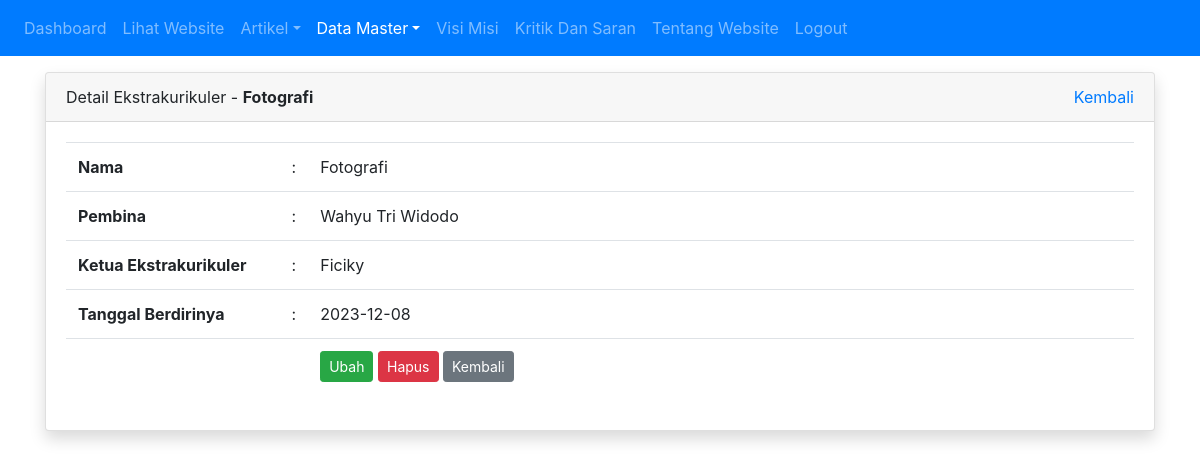
Page /admin/ekskul/detail_ekskul.php?id=2 (signed in) on the committed database.
### tables this page shows
CREATE TABLE `tbl_ekskul` (
  `id` int(11) NOT NULL,
  `nama_ekskul` varchar(50) DEFAULT NULL,
  `pembina` int(11) DEFAULT NULL,
  `ketua_ekskul` varchar(255) NOT NULL,
  `tanggal_berdiri` date DEFAULT NULL
);

CREATE TABLE `tbl_guru` (
  `id` int(11) NOT NULL,
  `nama` varchar(100) DEFAULT NULL,
  `nip` int(10) DEFAULT NULL,
  `jenis_kelamin` enum('L','P') DEFAULT NULL,
  `no_hp` varchar(12) DEFAULT NULL,
  `tempat_lahir` varchar(50) DEFAULT NULL,
  `tanggal_lahir` date DEFAULT NULL,
  `id_mapel` int(11) DEFAULT NULL,
  `alamat` varchar(100) DEFAULT NULL,
  `foto` varchar(100) DEFAULT NULL
);

### admin/ekskul/detail_ekskul.php (the view, shortened to what this page needs)
<?php
require_once '../../koneksi.php';
$id = $_GET['id'];
$query = mysqli_query($koneksi, "SELECT tbl_ekskul.id,tbl_ekskul.nama_ekskul,tbl_ekskul.ketua_ekskul ,tbl_ekskul.tanggal_berdiri,tbl_ekskul.pembina, tbl_guru.nama,tbl_guru.id AS id_pembina FROM tbl_ekskul LEFT JOIN tbl_guru on tbl_ekskul.pembina = tbl_guru.id  WHERE tbl_ekskul.id = $id");
$row = mysqli_fetch_assoc($query);
?>
<!DOCTYPE html>
<html>
<head>
	<link rel="stylesheet" href="../../resources/datatables/datatables.min.css">
	<link rel="stylesheet" href="../../resources/css/bootstrap.min.css">
</head>
<body>
	<?php require_once '../navbar.php'; ?>
	<div class="container mt-3">
		<div class="row">
			<div class="col">
				<div class="card shadow">
					<div class="card-header">
						<div class="clearfix">
							<div class="float-left">
								Detail Ekstrakurikuler - <strong><?= $row['nama_ekskul'] ?></strong>
							</div>
							<div class="float-right">
								<a href="index.php">Kembali</a>
							</div>
						</div>
					</div>
					<div class="card-body">
						<table class="table table-stripped">
							<tr>
								<td><b>Nama</b></td>
								<td>:</td>
								<td><?= $row['nama_ekskul'] ?></td>
							</tr>
							<tr>
								<td><b>Pembina</b></td>
								<td>:</td>
								<td><?= $row['nama'] ?></td>
							</tr>
							<tr>
								<td><b>Ketua Ekstrakurikuler</b></td>
								<td>:</td>
								<td><?= $row['ketua_ekskul'] ?></td>
							</tr>
							<tr>
								<td width="20%"><b>Tanggal Berdirinya</b></td>
								<td width="2%">:</td>
								<td><?= $row['tanggal_berdiri'] ?></td>
							</tr>
							<tr>
								<td><b></td>
								<td></td>
								<td>
									<a href="ubah.php?id=<?= $row['id'] ?>" class="btn btn-success btn-sm">Ubah</a>
									<a href="hapus.php?id=<?= $row['id'] ?>" class="btn btn-danger btn-sm" onclick="return confirm('apakah anda yakin?')">Hapus</a>
									<a href="index.php" class="btn btn-secondary btn-sm">Kembali</a>
								</td>
							</tr>
						</table>
					</div>
				</div>
			</div>
		</div>
	</div>
</body>
</html>

### rows in the picture
tbl_ekskul: nama_ekskul "Fotografi", pembina.nama "Wahyu Tri Widodo", ketua_ekskul "Ficiky", tanggal_berdiri "2023-12-08"
